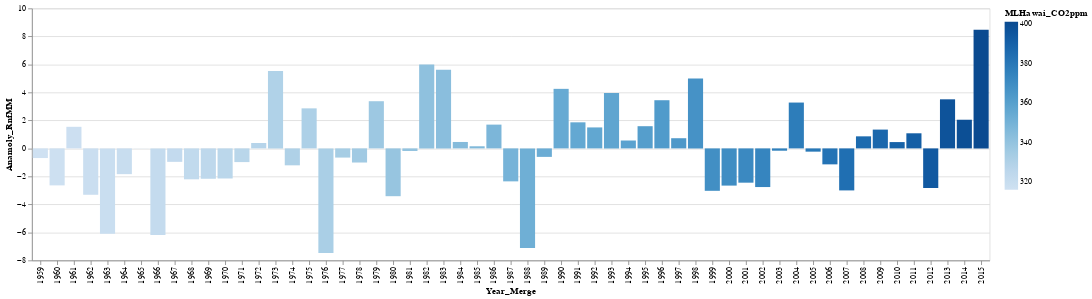

Notebook code cell kept with this figure:
### Code cell
#Precipitation Anamoly for 57 years - OMIT
df_merged_final

alt.Chart(df_merged_final).mark_bar().encode(
    alt.X('Year_Merge:O', scale=alt.Scale(zero=False)),
    alt.Y('Anamoly_RnfMM:Q', scale=alt.Scale(zero=False, padding=1)),
    color='MLHawai_CO2ppm:Q',
    #size='MLHawai_CO2ppm:Q'
)

### Figure 1 — Vega-Lite specification as saved in the notebook (floating-point values rounded to 4 significant figures)
{"config": {"view": {"continuousWidth": 400, "continuousHeight": 300}}, "data": {"name": "data-4daf610280fa89058836c62719f49323"}, "mark": "bar", "encoding": {"color": {"type": "quantitative", "field": "MLHawai_CO2ppm"}, "x": {"type": "ordinal", "field": "Year_Merge", "scale": {"zero": false}}, "y": {"type": "quantitative", "field": "Anamoly_RnfMM", "scale": {"padding": 1, "zero": false}}}, "$schema": "https://vega.github.io/schema/vega-lite/v4.8.1.json", "datasets": {"data-4daf610280fa89058836c62719f49323": [{"Year_Merge": 1959, "Rnf_MM": 54.3, "Anamoly_RnfMM": -0.6888, "Tmp_Cls": 6.752, "Anamoly_TmpCls": -0.4105, "CSIRO_ASLinches": 4.358, "Anamoly_CSIRO_ASLinches": -1.939, "MLHawai_CO2ppm": 316.0, "Anamoly_CO2ppm": -35.67}, {"Year_Merge": 1960, "Rnf_MM": 52.34, "Anamoly_RnfMM": -2.641, "Tmp_Cls": 6.788, "Anamoly_TmpCls": -0.3738, "CSIRO_ASLinches": 4.504, "Anamoly_CSIRO_ASLinches": -1.793, "MLHawai_CO2ppm": 316.9, "Anamoly_CO2ppm": -34.73}, {"Year_Merge": 1961, "Rnf_MM": 56.53, "Anamoly_RnfMM": 1.543, "Tmp_Cls": 6.538, "Anamoly_TmpCls": -0.6246, "CSIRO_ASLinches": 4.748, "Anamoly_CSIRO_ASLinches": -1.549, "MLHawai_CO2ppm": 317.6, "Anamoly_CO2ppm": -34.0}, {"Year_Merge": 1962, "Rnf_MM": 51.67, "Anamoly_RnfMM": -3.312, "Tmp_Cls": 6.968, "Anamoly_TmpCls": -0.1939, "CSIRO_ASLinches": 4.543, "Anamoly_CSIRO_ASLinches": -1.754, "MLHawai_CO2ppm": 318.4, "Anamoly_CO2ppm": -33.19}, {"Year_Merge": 1963, "Rnf_MM": 48.88, "Anamoly_RnfMM": -6.1, "Tmp_Cls": 7.108, "Anamoly_TmpCls": -0.05379, "CSIRO_ASLinches": 4.48, "Anamoly_CSIRO_ASLinches": -1.817, "MLHawai_CO2ppm": 319.0, "Anamoly_CO2ppm": -32.65}, {"Year_Merge": 1964, "Rnf_MM": 53.14, "Anamoly_RnfMM": -1.84, "Tmp_Cls": 6.357, "Anamoly_TmpCls": -0.8052, "CSIRO_ASLinches": 4.169, "Anamoly_CSIRO_ASLinches": -2.128, "MLHawai_CO2ppm": 319.6, "Anamoly_CO2ppm": -32.02}, {"Year_Merge": 1965, "Rnf_MM": 54.98, "Anamoly_RnfMM": -0.007966, "Tmp_Cls": 6.562, "Anamoly_TmpCls": -0.6001, "CSIRO_ASLinches": 4.61, "Anamoly_CSIRO_ASLinches": -1.687, "MLHawai_CO2ppm": 320.0, "Anamoly_CO2ppm": -31.6}, {"Year_Merge": 1966, "Rnf_MM": 48.79, "Anamoly_RnfMM": -6.193, "Tmp_Cls": 6.357, "Anamoly_TmpCls": -0.8049, "CSIRO_ASLinches": 4.398, "Anamoly_CSIRO_ASLinches": -1.9, "MLHawai_CO2ppm": 321.4, "Anamoly_CO2ppm": -30.26}, {"Year_Merge": 1967, "Rnf_MM": 54.02, "Anamoly_RnfMM": -0.961, "Tmp_Cls": 6.916, "Anamoly_TmpCls": -0.2466, "CSIRO_ASLinches": 4.453, "Anamoly_CSIRO_ASLinches": -1.844, "MLHawai_CO2ppm": 322.2, "Anamoly_CO2ppm": -29.48}, {"Year_Merge": 1968, "Rnf_MM": 52.78, "Anamoly_RnfMM": -2.208, "Tmp_Cls": 6.543, "Anamoly_TmpCls": -0.6193, "CSIRO_ASLinches": 4.484, "Anamoly_CSIRO_ASLinches": -1.813, "MLHawai_CO2ppm": 323.0, "Anamoly_CO2ppm": -28.6}, {"Year_Merge": 1969, "Rnf_MM": 52.82, "Anamoly_RnfMM": -2.168, "Tmp_Cls": 6.816, "Anamoly_TmpCls": -0.3459, "CSIRO_ASLinches": 4.752, "Anamoly_CSIRO_ASLinches": -1.545, "MLHawai_CO2ppm": 324.6, "Anamoly_CO2ppm": -27.02}, {"Year_Merge": 1970, "Rnf_MM": 52.84, "Anamoly_RnfMM": -2.149, "Tmp_Cls": 6.707, "Anamoly_TmpCls": -0.4553, "CSIRO_ASLinches": 4.677, "Anamoly_CSIRO_ASLinches": -1.62, "MLHawai_CO2ppm": 325.7, "Anamoly_CO2ppm": -25.96}, {"Year_Merge": 1971, "Rnf_MM": 54.01, "Anamoly_RnfMM": -0.9782, "Tmp_Cls": 6.316, "Anamoly_TmpCls": -0.8466, "CSIRO_ASLinches": 4.882, "Anamoly_CSIRO_ASLinches": -1.415, "MLHawai_CO2ppm": 326.3, "Anamoly_CO2ppm": -25.32}, {"Year_Merge": 1972, "Rnf_MM": 55.37, "Anamoly_RnfMM": 0.3863, "Tmp_Cls": 6.309, "Anamoly_TmpCls": -0.8527, "CSIRO_ASLinches": 5.24, "Anamoly_CSIRO_ASLinches": -1.057, "MLHawai_CO2ppm": 327.4, "Anamoly_CO2ppm": -24.19}, {"Year_Merge": 1973, "Rnf_MM": 60.52, "Anamoly_RnfMM": 5.536, "Tmp_Cls": 6.888, "Anamoly_TmpCls": -0.2746, "CSIRO_ASLinches": 5.004, "Anamoly_CSIRO_ASLinches": -1.293, "MLHawai_CO2ppm": 329.7, "Anamoly_CO2ppm": -21.96}, {"Year_Merge": 1974, "Rnf_MM": 53.78, "Anamoly_RnfMM": -1.21, "Tmp_Cls": 6.714, "Anamoly_TmpCls": -0.4485, "CSIRO_ASLinches": 5.472, "Anamoly_CSIRO_ASLinches": -0.8248, "MLHawai_CO2ppm": 330.2, "Anamoly_CO2ppm": -21.46}, {"Year_Merge": 1975, "Rnf_MM": 57.85, "Anamoly_RnfMM": 2.86, "Tmp_Cls": 6.302, "Anamoly_TmpCls": -0.8597, "CSIRO_ASLinches": 5.409, "Anamoly_CSIRO_ASLinches": -0.8878, "MLHawai_CO2ppm": 331.1, "Anamoly_CO2ppm": -20.56}, {"Year_Merge": 1976, "Rnf_MM": 47.51, "Anamoly_RnfMM": -7.474, "Tmp_Cls": 6.65, "Anamoly_TmpCls": -0.512, "CSIRO_ASLinches": 5.37, "Anamoly_CSIRO_ASLinches": -0.9271, "MLHawai_CO2ppm": 332.1, "Anamoly_CO2ppm": -19.59}, {"Year_Merge": 1977, "Rnf_MM": 54.33, "Anamoly_RnfMM": -0.6563, "Tmp_Cls": 7.309, "Anamoly_TmpCls": 0.1469, "CSIRO_ASLinches": 5.303, "Anamoly_CSIRO_ASLinches": -0.9941, "MLHawai_CO2ppm": 333.8, "Anamoly_CO2ppm": -17.86}, {"Year_Merge": 1978, "Rnf_MM": 53.98, "Anamoly_RnfMM": -1.008, "Tmp_Cls": 6.928, "Anamoly_TmpCls": -0.2342, "CSIRO_ASLinches": 5.555, "Anamoly_CSIRO_ASLinches": -0.7421, "MLHawai_CO2ppm": 335.4, "Anamoly_CO2ppm": -16.23}, {"Year_Merge": 1979, "Rnf_MM": 58.36, "Anamoly_RnfMM": 3.37, "Tmp_Cls": 6.689, "Anamoly_TmpCls": -0.4732, "CSIRO_ASLinches": 5.362, "Anamoly_CSIRO_ASLinches": -0.935, "MLHawai_CO2ppm": 336.8, "Anamoly_CO2ppm": -14.86}, {"Year_Merge": 1980, "Rnf_MM": 51.57, "Anamoly_RnfMM": -3.414, "Tmp_Cls": 7.156, "Anamoly_TmpCls": -0.006148, "CSIRO_ASLinches": 5.598, "Anamoly_CSIRO_ASLinches": -0.6988, "MLHawai_CO2ppm": 338.7, "Anamoly_CO2ppm": -12.96}, {"Year_Merge": 1981, "Rnf_MM": 54.8, "Anamoly_RnfMM": -0.1876, "Tmp_Cls": 7.861, "Anamoly_TmpCls": 0.6986, "CSIRO_ASLinches": 6.087, "Anamoly_CSIRO_ASLinches": -0.2106, "MLHawai_CO2ppm": 340.1, "Anamoly_CO2ppm": -11.54}, {"Year_Merge": 1982, "Rnf_MM": 60.98, "Anamoly_RnfMM": 5.991, "Tmp_Cls": 6.478, "Anamoly_TmpCls": -0.6837, "CSIRO_ASLinches": 5.858, "Anamoly_CSIRO_ASLinches": -0.4389, "MLHawai_CO2ppm": 341.4, "Anamoly_CO2ppm": -10.2}, {"Year_Merge": 1983, "Rnf_MM": 60.6, "Anamoly_RnfMM": 5.612, "Tmp_Cls": 6.971, "Anamoly_TmpCls": -0.191, "CSIRO_ASLinches": 6.189, "Anamoly_CSIRO_ASLinches": -0.1082, "MLHawai_CO2ppm": 343.0, "Anamoly_CO2ppm": -8.607}, {"Year_Merge": 1984, "Rnf_MM": 55.44, "Anamoly_RnfMM": 0.4597, "Tmp_Cls": 6.77, "Anamoly_TmpCls": -0.392, "CSIRO_ASLinches": 6.154, "Anamoly_CSIRO_ASLinches": -0.1437, "MLHawai_CO2ppm": 344.6, "Anamoly_CO2ppm": -7.057}, {"Year_Merge": 1985, "Rnf_MM": 55.14, "Anamoly_RnfMM": 0.152, "Tmp_Cls": 6.578, "Anamoly_TmpCls": -0.5837, "CSIRO_ASLinches": 5.748, "Anamoly_CSIRO_ASLinches": -0.5492, "MLHawai_CO2ppm": 346.0, "Anamoly_CO2ppm": -5.597}, {"Year_Merge": 1986, "Rnf_MM": 56.68, "Anamoly_RnfMM": 1.699, "Tmp_Cls": 7.542, "Anamoly_TmpCls": 0.3797, "CSIRO_ASLinches": 5.772, "Anamoly_CSIRO_ASLinches": -0.5256, "MLHawai_CO2ppm": 347.4, "Anamoly_CO2ppm": -4.247}, {"Year_Merge": 1987, "Rnf_MM": 52.63, "Anamoly_RnfMM": -2.354, "Tmp_Cls": 7.718, "Anamoly_TmpCls": 0.556, "CSIRO_ASLinches": 5.795, "Anamoly_CSIRO_ASLinches": -0.5019, "MLHawai_CO2ppm": 349.2, "Anamoly_CO2ppm": -2.477}, {"Year_Merge": 1988, "Rnf_MM": 47.88, "Anamoly_RnfMM": -7.108, "Tmp_Cls": 7.334, "Anamoly_TmpCls": 0.1723, "CSIRO_ASLinches": 5.98, "Anamoly_CSIRO_ASLinches": -0.3169, "MLHawai_CO2ppm": 351.6, "Anamoly_CO2ppm": -0.07719}, {"Year_Merge": 1989, "Rnf_MM": 54.38, "Anamoly_RnfMM": -0.6059, "Tmp_Cls": 6.853, "Anamoly_TmpCls": -0.3093, "CSIRO_ASLinches": 6.157, "Anamoly_CSIRO_ASLinches": -0.1397, "MLHawai_CO2ppm": 353.1, "Anamoly_CO2ppm": 1.433}, {"Year_Merge": 1990, "Rnf_MM": 59.24, "Anamoly_RnfMM": 4.254, "Tmp_Cls": 7.451, "Anamoly_TmpCls": 0.2891, "CSIRO_ASLinches": 6.232, "Anamoly_CSIRO_ASLinches": -0.06493, "MLHawai_CO2ppm": 354.4, "Anamoly_CO2ppm": 2.713}, {"Year_Merge": 1991, "Rnf_MM": 56.85, "Anamoly_RnfMM": 1.863, "Tmp_Cls": 7.566, "Anamoly_TmpCls": 0.4037, "CSIRO_ASLinches": 6.335, "Anamoly_CSIRO_ASLinches": 0.03744, "MLHawai_CO2ppm": 355.6, "Anamoly_CO2ppm": 3.933}, {"Year_Merge": 1992, "Rnf_MM": 56.48, "Anamoly_RnfMM": 1.499, "Tmp_Cls": 7.069, "Anamoly_TmpCls": -0.09295, "CSIRO_ASLinches": 6.358, "Anamoly_CSIRO_ASLinches": 0.06106, "MLHawai_CO2ppm": 356.4, "Anamoly_CO2ppm": 4.743}, {"Year_Merge": 1993, "Rnf_MM": 58.93, "Anamoly_RnfMM": 3.948, "Tmp_Cls": 7.096, "Anamoly_TmpCls": -0.06578, "CSIRO_ASLinches": 6.291, "Anamoly_CSIRO_ASLinches": -0.005871, "MLHawai_CO2ppm": 357.1, "Anamoly_CO2ppm": 5.433}, {"Year_Merge": 1994, "Rnf_MM": 55.55, "Anamoly_RnfMM": 0.5642, "Tmp_Cls": 7.377, "Anamoly_TmpCls": 0.2148, "CSIRO_ASLinches": 6.5, "Anamoly_CSIRO_ASLinches": 0.2028, "MLHawai_CO2ppm": 358.8, "Anamoly_CO2ppm": 7.183}, {"Year_Merge": 1995, "Rnf_MM": 56.57, "Anamoly_RnfMM": 1.586, "Tmp_Cls": 7.484, "Anamoly_TmpCls": 0.3218, "CSIRO_ASLinches": 6.618, "Anamoly_CSIRO_ASLinches": 0.3209, "MLHawai_CO2ppm": 360.8, "Anamoly_CO2ppm": 9.163}, {"Year_Merge": 1996, "Rnf_MM": 58.43, "Anamoly_RnfMM": 3.441, "Tmp_Cls": 6.731, "Anamoly_TmpCls": -0.4315, "CSIRO_ASLinches": 6.787, "Anamoly_CSIRO_ASLinches": 0.4902, "MLHawai_CO2ppm": 362.6, "Anamoly_CO2ppm": 10.95}, {"Year_Merge": 1997, "Rnf_MM": 55.71, "Anamoly_RnfMM": 0.7273, "Tmp_Cls": 7.091, "Anamoly_TmpCls": -0.07145, "CSIRO_ASLinches": 7.067, "Anamoly_CSIRO_ASLinches": 0.7697, "MLHawai_CO2ppm": 363.7, "Anamoly_CO2ppm": 12.07}, {"Year_Merge": 1998, "Rnf_MM": 59.98, "Anamoly_RnfMM": 4.991, "Tmp_Cls": 8.098, "Anamoly_TmpCls": 0.9355, "CSIRO_ASLinches": 6.665, "Anamoly_CSIRO_ASLinches": 0.3681, "MLHawai_CO2ppm": 366.6, "Anamoly_CO2ppm": 15.01}, {"Year_Merge": 1999, "Rnf_MM": 51.96, "Anamoly_RnfMM": -3.029, "Tmp_Cls": 7.287, "Anamoly_TmpCls": 0.1244, "CSIRO_ASLinches": 7.012, "Anamoly_CSIRO_ASLinches": 0.7146, "MLHawai_CO2ppm": 368.3, "Anamoly_CO2ppm": 16.69}, {"Year_Merge": 2000, "Rnf_MM": 52.33, "Anamoly_RnfMM": -2.657, "Tmp_Cls": 7.496, "Anamoly_TmpCls": 0.3342, "CSIRO_ASLinches": 7.063, "Anamoly_CSIRO_ASLinches": 0.7658, "MLHawai_CO2ppm": 369.5, "Anamoly_CO2ppm": 17.88}, {"Year_Merge": 2001, "Rnf_MM": 52.54, "Anamoly_RnfMM": -2.448, "Tmp_Cls": 7.633, "Anamoly_TmpCls": 0.4711, "CSIRO_ASLinches": 7.287, "Anamoly_CSIRO_ASLinches": 0.9902, "MLHawai_CO2ppm": 371.1, "Anamoly_CO2ppm": 19.49}, {"Year_Merge": 2002, "Rnf_MM": 52.22, "Anamoly_RnfMM": -2.761, "Tmp_Cls": 7.795, "Anamoly_TmpCls": 0.6328, "CSIRO_ASLinches": 7.382, "Anamoly_CSIRO_ASLinches": 1.085, "MLHawai_CO2ppm": 373.2, "Anamoly_CO2ppm": 21.58}, {"Year_Merge": 2003, "Rnf_MM": 54.82, "Anamoly_RnfMM": -0.1645, "Tmp_Cls": 7.73, "Anamoly_TmpCls": 0.5677, "CSIRO_ASLinches": 7.76, "Anamoly_CSIRO_ASLinches": 1.463, "MLHawai_CO2ppm": 375.8, "Anamoly_CO2ppm": 24.13}, {"Year_Merge": 2004, "Rnf_MM": 58.26, "Anamoly_RnfMM": 3.275, "Tmp_Cls": 7.714, "Anamoly_TmpCls": 0.5514, "CSIRO_ASLinches": 7.74, "Anamoly_CSIRO_ASLinches": 1.443, "MLHawai_CO2ppm": 377.5, "Anamoly_CO2ppm": 25.85}, {"Year_Merge": 2005, "Rnf_MM": 54.75, "Anamoly_RnfMM": -0.2321, "Tmp_Cls": 7.931, "Anamoly_TmpCls": 0.7689, "CSIRO_ASLinches": 7.744, "Anamoly_CSIRO_ASLinches": 1.447, "MLHawai_CO2ppm": 379.8, "Anamoly_CO2ppm": 28.16}, {"Year_Merge": 2006, "Rnf_MM": 53.84, "Anamoly_RnfMM": -1.14, "Tmp_Cls": 7.972, "Anamoly_TmpCls": 0.8096, "CSIRO_ASLinches": 7.917, "Anamoly_CSIRO_ASLinches": 1.62, "MLHawai_CO2ppm": 381.9, "Anamoly_CO2ppm": 30.26}, {"Year_Merge": 2007, "Rnf_MM": 51.98, "Anamoly_RnfMM": -3.001, "Tmp_Cls": 7.879, "Anamoly_TmpCls": 0.7173, "CSIRO_ASLinches": 7.996, "Anamoly_CSIRO_ASLinches": 1.699, "MLHawai_CO2ppm": 383.8, "Anamoly_CO2ppm": 32.12}, {"Year_Merge": 2008, "Rnf_MM": 55.85, "Anamoly_RnfMM": 0.8619, "Tmp_Cls": 6.99, "Anamoly_TmpCls": -0.1719, "CSIRO_ASLinches": 8.35, "Anamoly_CSIRO_ASLinches": 2.053, "MLHawai_CO2ppm": 385.6, "Anamoly_CO2ppm": 33.95}, {"Year_Merge": 2009, "Rnf_MM": 56.33, "Anamoly_RnfMM": 1.343, "Tmp_Cls": 7.167, "Anamoly_TmpCls": 0.005276, "CSIRO_ASLinches": 8.587, "Anamoly_CSIRO_ASLinches": 2.289, "MLHawai_CO2ppm": 387.4, "Anamoly_CO2ppm": 35.73}, {"Year_Merge": 2010, "Rnf_MM": 55.44, "Anamoly_RnfMM": 0.4514, "Tmp_Cls": 7.591, "Anamoly_TmpCls": 0.4292, "CSIRO_ASLinches": 8.902, "Anamoly_CSIRO_ASLinches": 2.604, "MLHawai_CO2ppm": 389.9, "Anamoly_CO2ppm": 38.21}, {"Year_Merge": 2011, "Rnf_MM": 56.06, "Anamoly_RnfMM": 1.079, "Tmp_Cls": 7.548, "Anamoly_TmpCls": 0.386, "CSIRO_ASLinches": 8.965, "Anamoly_CSIRO_ASLinches": 2.667, "MLHawai_CO2ppm": 391.6, "Anamoly_CO2ppm": 39.99}, {"Year_Merge": 2012, "Rnf_MM": 52.16, "Anamoly_RnfMM": -2.829, "Tmp_Cls": 8.174, "Anamoly_TmpCls": 1.012, "CSIRO_ASLinches": 9.327, "Anamoly_CSIRO_ASLinches": 3.03, "MLHawai_CO2ppm": 393.8, "Anamoly_CO2ppm": 42.18}, {"Year_Merge": 2013, "Rnf_MM": 58.49, "Anamoly_RnfMM": 3.506, "Tmp_Cls": 7.329, "Anamoly_TmpCls": 0.1673, "CSIRO_ASLinches": 8.98, "Anamoly_CSIRO_ASLinches": 2.683, "MLHawai_CO2ppm": 396.5, "Anamoly_CO2ppm": 44.84}, {"Year_Merge": 2014, "Rnf_MM": 57.03, "Anamoly_RnfMM": 2.047, "Tmp_Cls": 7.782, "Anamoly_TmpCls": 0.6203, "CSIRO_ASLinches": 8.98, "Anamoly_CSIRO_ASLinches": 2.683, "MLHawai_CO2ppm": 398.6, "Anamoly_CO2ppm": 46.97}, {"Year_Merge": 2015, "Rnf_MM": 63.47, "Anamoly_RnfMM": 8.481, "Tmp_Cls": 8.481, "Anamoly_TmpCls": 1.319, "CSIRO_ASLinches": 8.98, "Anamoly_CSIRO_ASLinches": 2.683, "MLHawai_CO2ppm": 400.8, "Anamoly_CO2ppm": 49.19}]}}
